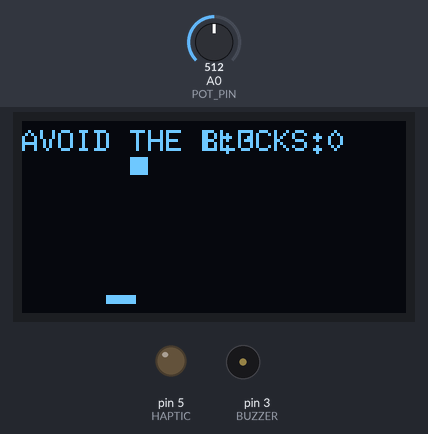
Bench run of a sketch on a simulated Arduino Nano, built with avr-gcc and run on an emulated ATmega328P. Parts: 128×64 one-colour display, output pins drawn as LEDs (lit = HIGH), buzzer (waves = sounding, pin HIGH). Inputs (shaded band) come from the test bench; at power-on: A0 (POT_PIN) = 512. Random numbers use the default seed unless the sketch sets one.

Above: at 1.2 s.
1.3 s: A0 (POT_PIN) set to 716
At 1.64 s:
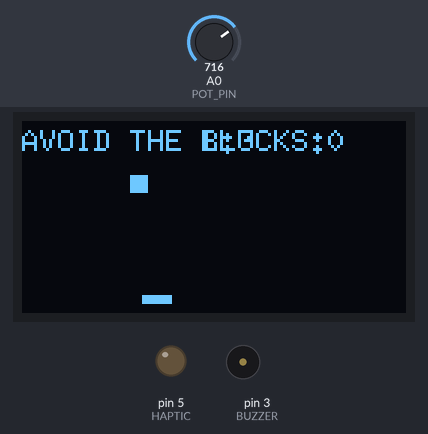
3.0 s: A0 (POT_PIN) set to 296
At 3.48 s:
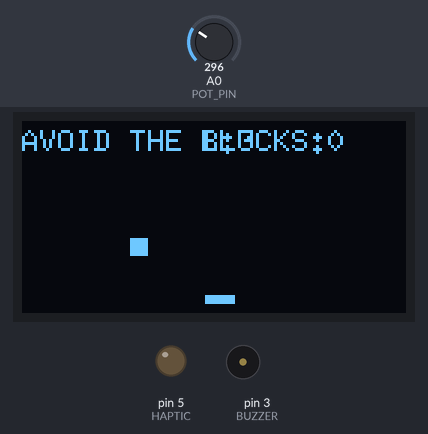
4.8 s: A0 (POT_PIN) set to 274
At 5.58 s:
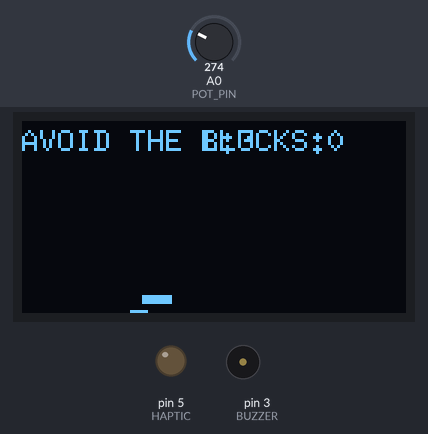
Timing chart, 0 to 44.8 s (numbered marks = the images above; inputs shaded):
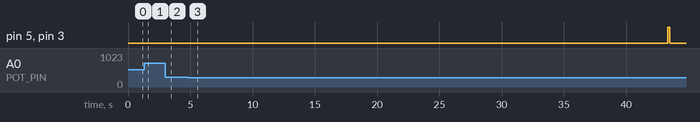

The sketch:

16_Avoid_the_Obstacles.ino
```cpp
/************************************************************
 *  MINI ARCADE - GAME 3: AVOID THE OBSTACLES
 *  ---------------------------------------------------------
 *  Hardware: Arduino Nano
 *  Display: SH1106 128x64 OLED (I2C)
 *
 *  GAMEPLAY:
 *   - Move player left/right using the potentiometer (A0)
 *   - Avoid falling blocks (obstacles)
 *   - Each dodge = +1 point
 *   - Collision = lose 1 life
 *   - Lose 3 lives → Game Over
 *   - Press LEFT BTN to restart
 *
 *  HARDWARE CONNECTIONS:
 *   OLED (SH1106): SDA → A4, SCL → A5
 *   POTENTIOMETER: Wiper → A0
 *   LEFT BTN: D4 (with pulldown)
 *   BUZZER: D3 → NPN transistor → buzzer → +5V
 *   HAPTIC MOTOR: D5 → transistor → motor → +5V
 ************************************************************/

#include <U8glib.h>

#define POT_PIN A0
#define LEFT_BTN 4
#define BUZZER 3
#define HAPTIC 5

U8GLIB_SH1106_128X64 u8g(U8G_I2C_OPT_NONE);

int playerX;
const int playerY = 58;
const int playerW = 10;
const int playerH = 3;

int obsX, obsY;
int obsSpeed = 3;
int score = 0;
int lives = 3;
bool gameOver = false;

void setup() {
  pinMode(POT_PIN, INPUT);
  pinMode(LEFT_BTN, INPUT);
  pinMode(BUZZER, OUTPUT);
  pinMode(HAPTIC, OUTPUT);
  digitalWrite(BUZZER, LOW);
  digitalWrite(HAPTIC, LOW);
  randomSeed(analogRead(1));

  resetObstacle();
}

void loop() {
  if (!gameOver) {
    updateGame();
    drawGame();
    delay(70);
  } else {
    drawGameOver();
    if (digitalRead(LEFT_BTN) == HIGH) {
      resetGame();
    }
  }
}

/*----------------------------------------------------------
   GAME LOGIC
----------------------------------------------------------*/

void updateGame() {
  // Smooth potentiometer → player position
  static float smoothVal = 0;
  int rawVal = analogRead(POT_PIN);
  smoothVal = 0.85 * smoothVal + 0.15 * rawVal;
  playerX = map(smoothVal, 0, 1023, 0, 118);

  // Move obstacle downward
  obsY += obsSpeed;

  // Check for collision
  if (obsY >= playerY - playerH && obsY <= playerY + 2) {
    if (obsX < playerX + playerW && obsX + 6 > playerX) {
      // COLLISION DETECTED
      lives--;
      feedbackCrash();
      resetObstacle();
      if (lives <= 0) {
        gameOver = true;
        return;
      }
    }
  }

  // If obstacle goes off-screen → score +1
  if (obsY > 64) {
    score++;
    resetObstacle();

    // Gradually increase difficulty
    if (score % 3 == 0 && obsSpeed < 6) {
      obsSpeed++;
    }
  }
}

void resetObstacle() {
  obsX = random(0, 122);
  obsY = 0;
}

// Haptic + buzzer feedback on hit
void feedbackCrash() {
  digitalWrite(BUZZER, HIGH);
  digitalWrite(HAPTIC, HIGH);
  delay(150);
  digitalWrite(BUZZER, LOW);
  digitalWrite(HAPTIC, LOW);
}

/*----------------------------------------------------------
   GRAPHICS
----------------------------------------------------------*/

void drawGame() {
  u8g.firstPage();
  do {
    // Title
    u8g.setFont(u8g_font_6x10);
    u8g.drawStr(0, 10, "AVOID THE BLOCKS");

    // Draw score and lives
    u8g.setPrintPos(90, 10);
    u8g.print("S:");
    u8g.print(score);
    u8g.setPrintPos(60, 10);
    u8g.print("L:");
    u8g.print(lives);

    // Draw player
    u8g.drawBox(playerX, playerY, playerW, playerH);

    // Draw obstacle
    u8g.drawBox(obsX, obsY, 6, 6);

  } while (u8g.nextPage());
}

void drawGameOver() {
  u8g.firstPage();
  do {
    u8g.setFont(u8g_font_6x13B);
    u8g.drawStr(30, 30, "GAME OVER");

    u8g.setFont(u8g_font_6x10);
    char buf[20];
    sprintf(buf, "Final Score: %d", score);
    u8g.drawStr(25, 45, buf);
    u8g.drawStr(10, 60, "Press LEFT to Restart");
  } while (u8g.nextPage());

  // Three short beeps (once only)
  static bool beeped = false;
  if (!beeped) {
    for (int i = 0; i < 3; i++) {
      digitalWrite(BUZZER, HIGH);
      delay(100);
      digitalWrite(BUZZER, LOW);
      delay(100);
    }
    beeped = true;
  }
}

/*----------------------------------------------------------
   GAME RESET
----------------------------------------------------------*/
void resetGame() {
  score = 0;
  lives = 3;
  obsSpeed = 3;
  gameOver = false;
  resetObstacle();
}
```
